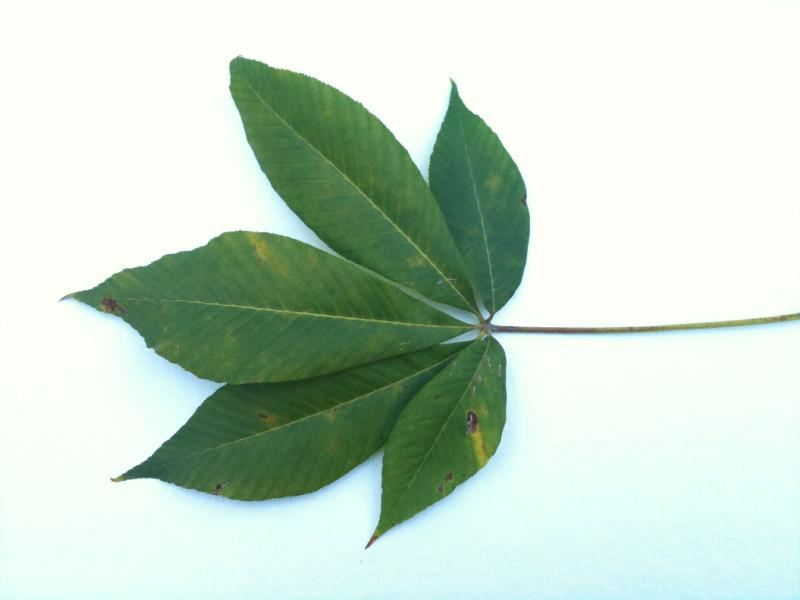
%> input picture leaf.jpg, 800 x 600 px
$ octave leaf.m   (GNU Octave 9; MATLAB toolbox functions it lacks are replaced by stand-ins)
%> lines starting %> are read from the running program, lines starting %| are printed output that depends on the picture; in (x1, y1, x2, y2) boxes, pixels count from 0 and x2, y2 are one past the last pixel; in counts of white or black regions, pixels touching at a corner belong together; the program's own positions count from 1
% Mask a leaf out of an RGB image.
clc;    % Clear the command window.
clear all;
close all;
workspace;  % Make sure the workspace panel is showing.
format long g;
format compact;
fontSize = 24;

%===============================================================================
% Read in leaf color demo image.
folder = pwd
baseFileName = 'leaf.jpg';
% Get the full filename, with path prepended.
fullFileName = fullfile(folder, baseFileName);
if ~exist(fullFileName, 'file')
	% Didn't find it there.  Check the search path for it.
	fullFileName = baseFileName; % No path this time.
	if ~exist(fullFileName, 'file')
		% Still didn't find it.  Alert user.
		errorMessage = sprintf('Error: %s does not exist.', fullFileName);
		uiwait(warndlg(errorMessage));
		return;
	end
end
rgbImage = imread(fullFileName);
%> rgbImage is the input picture: size 600x800x3 uint8; mean R, G, B 196.8, 215.4, 200.7
% Get the dimensions of the image.  numberOfColorBands should be = 3.
[rows, columns, numberOfColorChannels] = size(rgbImage);
%> rows = 600; columns = 800; numberOfColorChannels = 3
% Display the original color image.
subplot(2, 2, 1);
imshow(rgbImage);
title('Original Color Image', 'FontSize', fontSize, 'Interpreter', 'None');
% Enlarge figure to full screen.
set(gcf, 'Units', 'Normalized', 'Outerposition', [0, 0, 1, 1]);

% Extract the individual red, green, and blue color channels.
% redChannel = rgbImage(:, :, 1);
% greenChannel = rgbImage(:, :, 2);
blueChannel = rgbImage(:, :, 3);
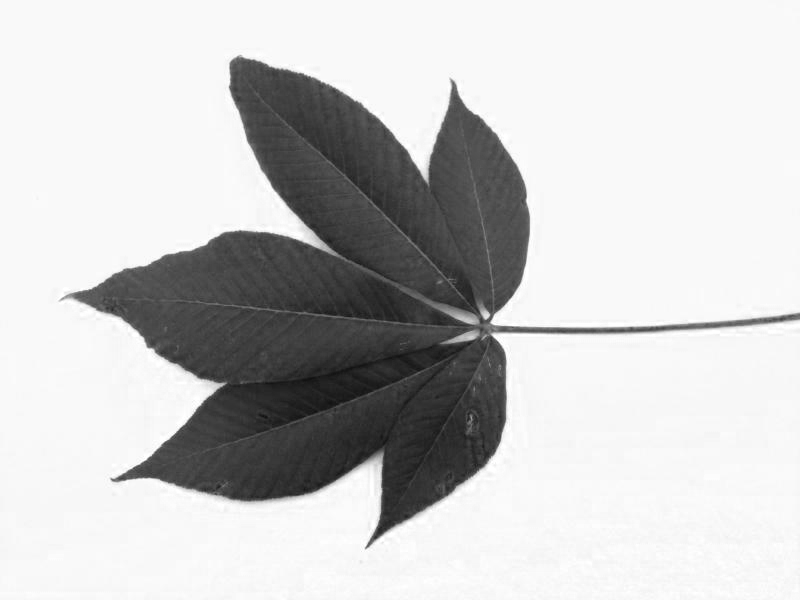
%> blueChannel: size 600x800 uint8; min 16, max 255, mean 200.7

% Create a mask of the background only.
mask = blueChannel > 200;
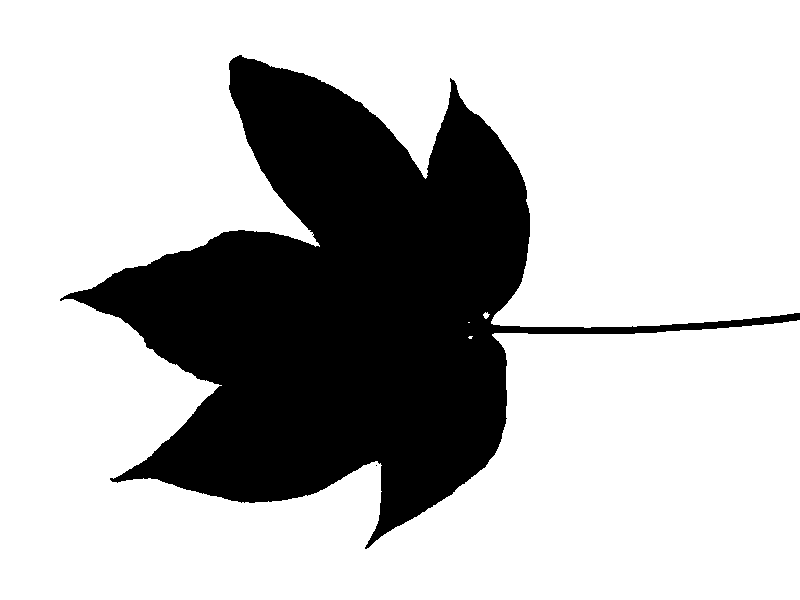
%> mask: size 600x800 logical; 73.6% white; 2 black regions (1 under 20 px), largest, box (x1, y1, x2, y2) and area: (60, 55, 800, 549) 126511
% Display the mask image.
subplot(2, 2, 2);
imshow(mask);
title('Mask Image', 'FontSize', fontSize, 'Interpreter', 'None');

% Mask out the leaf, leaving only the background.
% Mask the image using bsxfun() function
maskedRgbImage = bsxfun(@times, rgbImage, cast(mask, 'like', rgbImage));
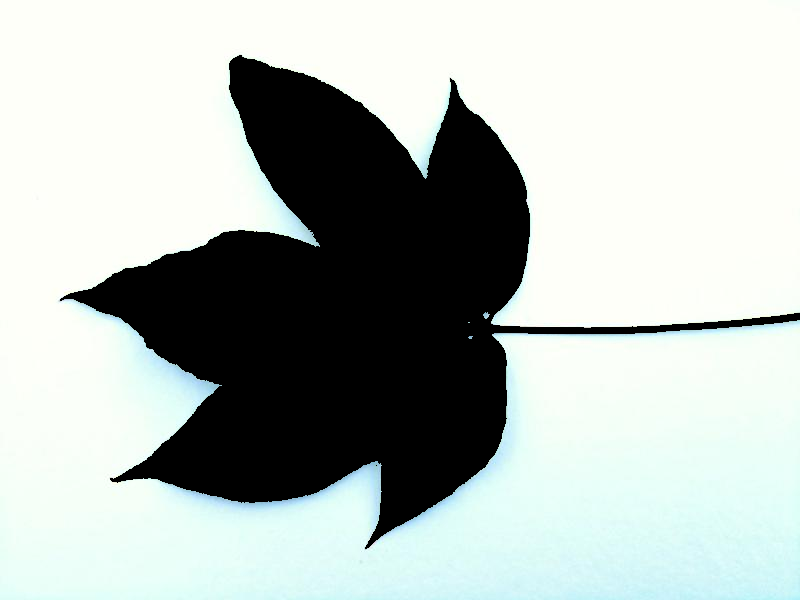
%> maskedRgbImage: size 600x800x3 uint8; mean R, G, B 178.8, 186.6, 182.9
% Display the mask image.
subplot(2, 2, 3);
imshow(maskedRgbImage);
title('Background-Only Image', 'FontSize', fontSize, 'Interpreter', 'None');

% Mask out the background, leaving only the leaf.
% Mask the image using bsxfun() function
maskedRgbImage = bsxfun(@times, rgbImage, cast(~mask, 'like', rgbImage));
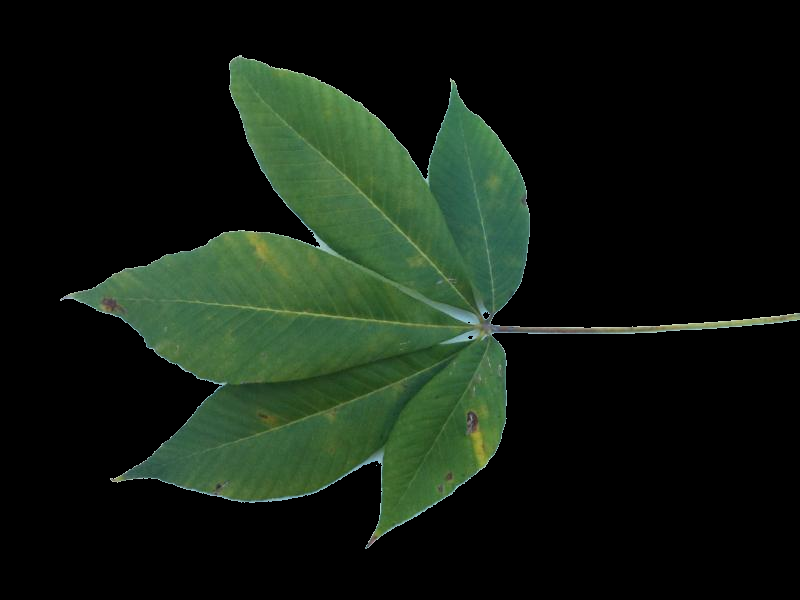
%> maskedRgbImage: size 600x800x3 uint8; mean R, G, B 18.1, 28.7, 17.7
% Display the mask image.
subplot(2, 2, 4);
imshow(maskedRgbImage);
title('Leaf-Only Image', 'FontSize', fontSize, 'Interpreter', 'None');

$ run again, with example.jpg copied over leaf.jpg
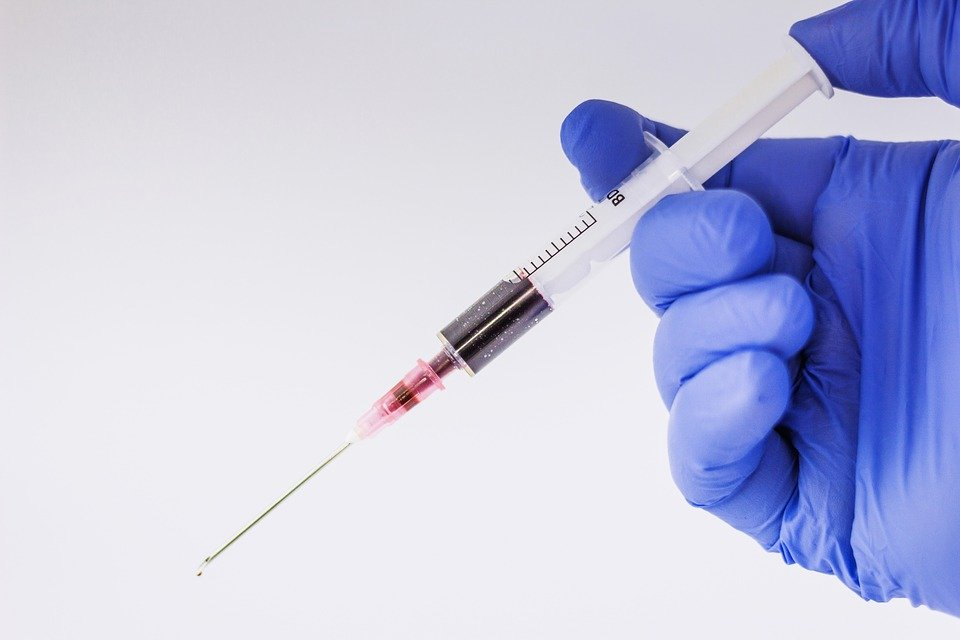
%> input picture example.jpg, 960 x 640 px
%> rgbImage is the input picture: size 640x960x3 uint8; mean R, G, B 194.2, 196.9, 224.1
%> `mask = blueChannel > 200;`:
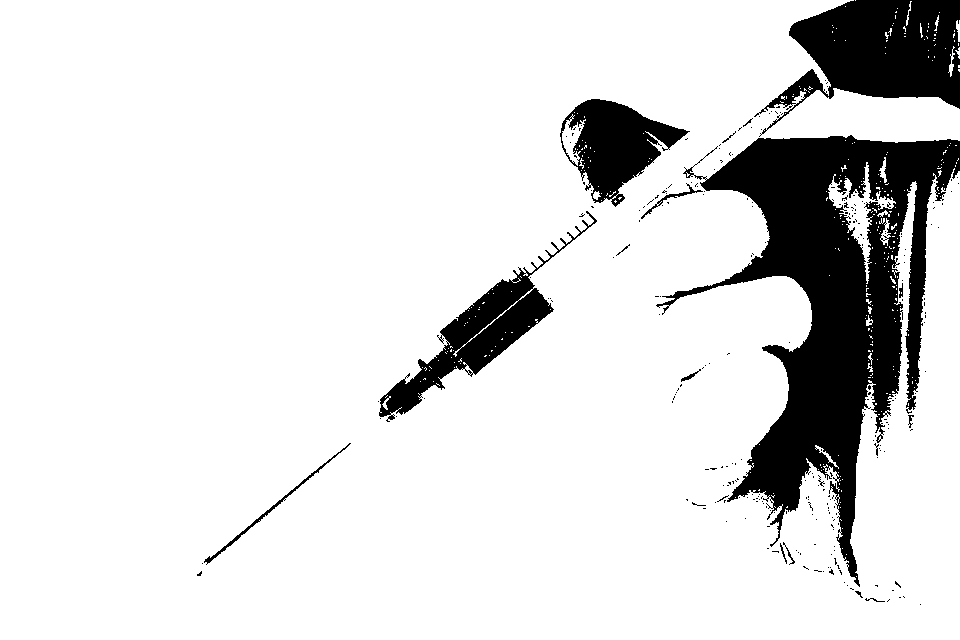
%> mask: size 640x960 logical; 87.1% white; 266 black regions (248 under 20 px), largest, box (x1, y1, x2, y2) and area: (656, 135, 960, 587) 48024, (754, 0, 960, 137) 14635, (379, 211, 597, 422) 7948
%> `maskedRgbImage = bsxfun(@times, rgbImage, cast(~mask, 'like', rgbImage..`:
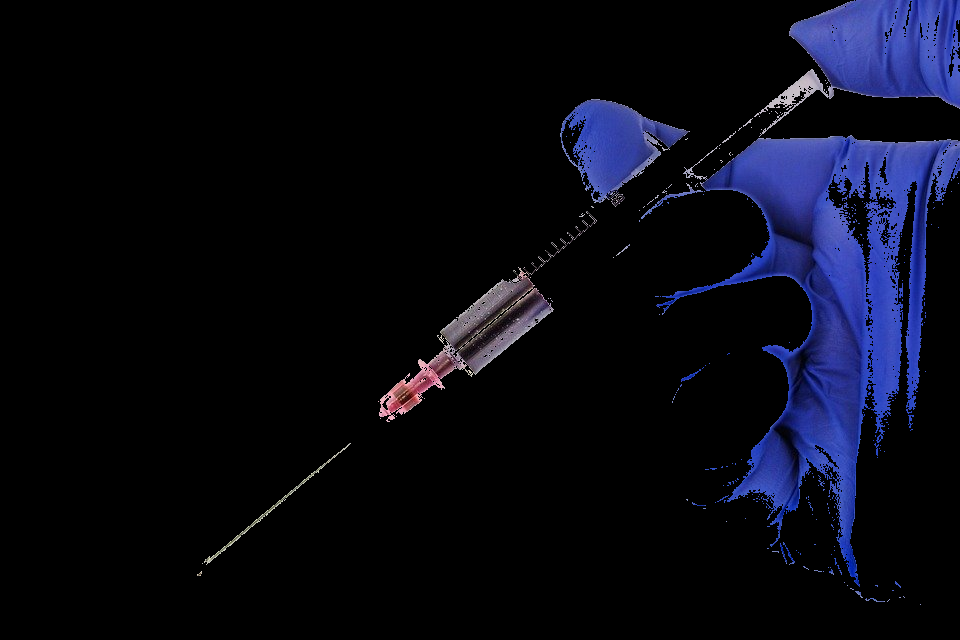
%> maskedRgbImage: size 640x960x3 uint8; mean R, G, B 8, 9.3, 20.5
